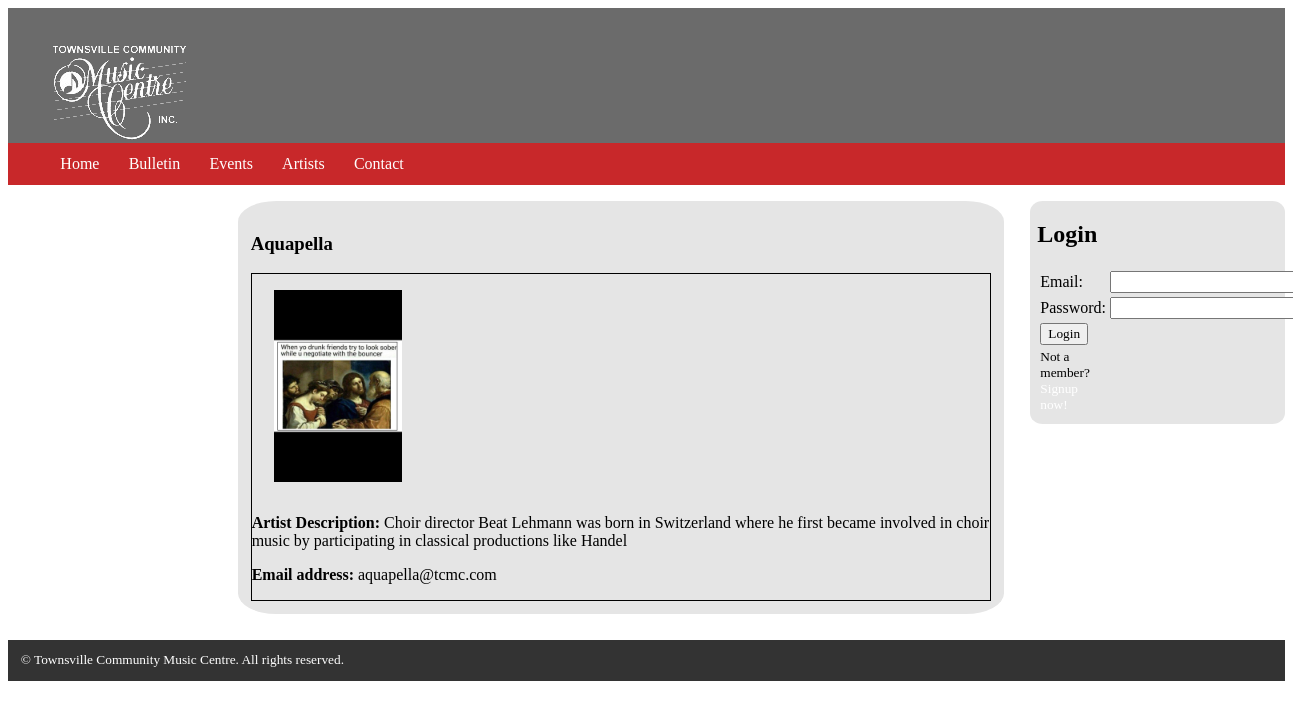
/a2template/artist_description.php?artist_id=3&artist_name=Aquapella, run on the app's committed database.
### tables this page shows
CREATE TABLE "artistInput" (
  "artist_id" integer NOT NULL DEFAULT '0' PRIMARY KEY AUTOINCREMENT,
  "artist_name" text NOT NULL,
  "artist_description" text NULL,
  "email" text NOT NULL,
  "music_genre" text NULL,
  "location" text NOT NULL,
  "created_by" integer NOT NULL,
  FOREIGN KEY ("created_by") REFERENCES "users" ("id") ON DELETE NO ACTION ON UPDATE NO ACTION
);

### a2template/artist_description.php (the view, shortened to what this page needs)
<?php
	include("dbconnect.php");
?>
<!DOCTYPE html PUBLIC "-//W3C//DTD XHTML 1.0 Transitional//EN" "http://www.w3.org/TR/xhtml1/DTD/xhtml1-transitional.dtd">
<html xmlns="http://www.w3.org/1999/xhtml">
	<?php include("inc/header.php"); ?>
	<body>
    	<div id="main-wrapper">
            <?php include("inc/navigation.php"); ?>
            <section id="main-content">
                <article>
                    <div>
                  		<?php
						echo"<h1>". $_GET["artist_name"]. "</h1>";
						$sql = "SELECT * FROM artistInput WHERE artist_id = $_GET[artist_id]";
						foreach($dbh->query($sql) as $row){
							echo'<section>';
								echo "<ul class='list_format'>";
									echo "<li><p><img width='20%' height='20%' src='" . $row['location'] . "'></p></li>";
									echo '<p><strong> Artist Description: </strong>' . $row['artist_description'] . '</p>';
									echo '<p><strong>Email address: </strong>' . $row['email'] . '</p>';
								echo "</ul>";
							echo"</section>";
						}
						?>
                    </div>
                </article>
            </section>
            <aside>
                <div class="side-box">
                	<?php
						function displayLogin() {
							if (!$_SESSION['id']) {
								echo "<table><form action='bulletin.php' method='post'><tr>"
								."<h1>Login</h1>"
								."<td>Email:</td><td><input type='text' name='email' size='30'></td></tr>"
								."<tr><td>Password:</td><td><input type='password' name='password' size='30'></td></tr>"
								."<tr><td><input type='submit' value='Login' name='login'></td></tr>"
								."<tr><td><small>Not a member?<a href='register.php'>Signup now!</a></small></td></tr>"
								."</form></table>";
							}
						}
						displayLogin();
					?>
                </div>
            </aside>
            <?php include("inc/footer.php"); ?>
        </div>
	</body>
</html>

### a2template/style.css (style rules this page uses)
* { -webkit-box-sizing: border-box; -moz-box-sizing: border-box; box-sizing: border-box; font-family: Baskerville, "Palatino Linotype", Palatino, "Century Schoolbook L", "Times New Roman", serif; }
#main-wrapper { width: 100%; margin: 0 auto; }
.primary ul li a, a:link { text-decoration: none; color: #FFFFFF; }
#main-content { background: #E5E5E5; margin-left: 18%; width: 60%; padding: 1% 1% 1% 1%; color: #000000; margin-bottom: 2%; float: left; border-radius: 5%; }
aside { width: 20%; background: #E5E5E5; float: right; border-radius: 5%; }
.side-box { padding: 0% 3% 3% 3%; border-radius: 5%; font-family: Baskerville, "Palatino Linotype", Palatino, "Century Schoolbook L", "Times New Roman", serif; }
footer a, a:link { text-decoration: none; color: #FFFFFF; }
.list_format { margin:0; padding:0; list-style-type:none; float:float; border-style:solid; border-width:1px; }
.list_format > li { margin-left: 3%; display:inline-block; padding:0; }

### data on the page
artistinput: location (picture), artist_description "Choir director Beat Lehmann was born in Switzerland where he first became involved in choir music by participating in classical productions like Handel", email "aquapella@tcmc.com"

### other printed values
$_GET["artist_name"] "Aquapella"
